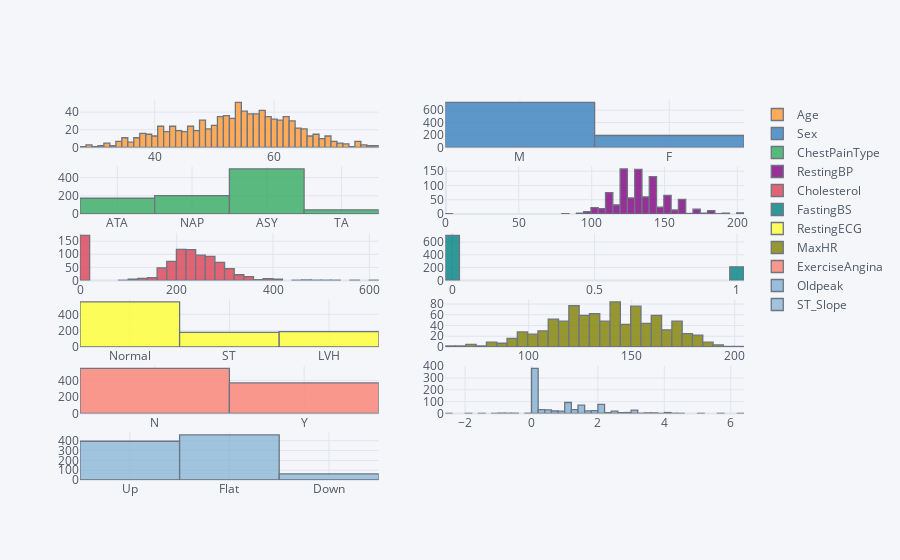

Notebook cell for this chart:
### Code cell
numerical_features.iplot(kind='histogram', subplots=True,bins=50)

### Figure 1 — Plotly figure (JSON) as saved in the notebook; plotly's stock layout.template omitted (floating-point values rounded to 4 significant figures; data arrays with more than 128 entries replaced by an {"elided": "..."} marker saying what was removed)
{"data": [{"histfunc": "count", "histnorm": "", "marker": {"color": "rgba(255, 153, 51, 1.0)", "line": {"color": "#4D5663", "width": 1.3}}, "name": "Age", "nbinsx": 50, "opacity": 0.8, "orientation": "v", "type": "histogram", "x": {"elided": "918 int values"}, "xaxis": "x", "yaxis": "y"}, {"histfunc": "count", "histnorm": "", "marker": {"color": "rgba(55, 128, 191, 1.0)", "line": {"color": "#4D5663", "width": 1.3}}, "name": "Sex", "nbinsx": 50, "opacity": 0.8, "orientation": "v", "type": "histogram", "x": {"elided": "918 str values"}, "xaxis": "x2", "yaxis": "y2"}, {"histfunc": "count", "histnorm": "", "marker": {"color": "rgba(50, 171, 96, 1.0)", "line": {"color": "#4D5663", "width": 1.3}}, "name": "ChestPainType", "nbinsx": 50, "opacity": 0.8, "orientation": "v", "type": "histogram", "x": {"elided": "918 str values"}, "xaxis": "x3", "yaxis": "y3"}, {"histfunc": "count", "histnorm": "", "marker": {"color": "rgba(128, 0, 128, 1.0)", "line": {"color": "#4D5663", "width": 1.3}}, "name": "RestingBP", "nbinsx": 50, "opacity": 0.8, "orientation": "v", "type": "histogram", "x": {"elided": "918 int values"}, "xaxis": "x4", "yaxis": "y4"}, {"histfunc": "count", "histnorm": "", "marker": {"color": "rgba(219, 64, 82, 1.0)", "line": {"color": "#4D5663", "width": 1.3}}, "name": "Cholesterol", "nbinsx": 50, "opacity": 0.8, "orientation": "v", "type": "histogram", "x": {"elided": "918 int values"}, "xaxis": "x5", "yaxis": "y5"}, {"histfunc": "count", "histnorm": "", "marker": {"color": "rgba(0, 128, 128, 1.0)", "line": {"color": "#4D5663", "width": 1.3}}, "name": "FastingBS", "nbinsx": 50, "opacity": 0.8, "orientation": "v", "type": "histogram", "x": {"elided": "918 int values"}, "xaxis": "x6", "yaxis": "y6"}, {"histfunc": "count", "histnorm": "", "marker": {"color": "rgba(255, 255, 51, 1.0)", "line": {"color": "#4D5663", "width": 1.3}}, "name": "RestingECG", "nbinsx": 50, "opacity": 0.8, "orientation": "v", "type": "histogram", "x": {"elided": "918 str values"}, "xaxis": "x7", "yaxis": "y7"}, {"histfunc": "count", "histnorm": "", "marker": {"color": "rgba(128, 128, 0, 1.0)", "line": {"color": "#4D5663", "width": 1.3}}, "name": "MaxHR", "nbinsx": 50, "opacity": 0.8, "orientation": "v", "type": "histogram", "x": {"elided": "918 int values"}, "xaxis": "x8", "yaxis": "y8"}, {"histfunc": "count", "histnorm": "", "marker": {"color": "rgba(251, 128, 114, 1.0)", "line": {"color": "#4D5663", "width": 1.3}}, "name": "ExerciseAngina", "nbinsx": 50, "opacity": 0.8, "orientation": "v", "type": "histogram", "x": {"elided": "918 str values"}, "xaxis": "x9", "yaxis": "y9"}, {"histfunc": "count", "histnorm": "", "marker": {"color": "rgba(128, 177, 211, 1.0)", "line": {"color": "#4D5663", "width": 1.3}}, "name": "Oldpeak", "nbinsx": 50, "opacity": 0.8, "orientation": "v", "type": "histogram", "x": {"elided": "918 float values"}, "xaxis": "x10", "yaxis": "y10"}, {"histfunc": "count", "histnorm": "", "marker": {"color": "rgba(128, 177, 211, 0.8999999999999999)", "line": {"color": "#4D5663", "width": 1.3}}, "name": "ST_Slope", "nbinsx": 50, "opacity": 0.8, "orientation": "v", "type": "histogram", "x": {"elided": "918 str values"}, "xaxis": "x11", "yaxis": "y11"}], "layout": {"barmode": "overlay", "legend": {"bgcolor": "#F5F6F9", "font": {"color": "#4D5663"}}, "paper_bgcolor": "#F5F6F9", "plot_bgcolor": "#F5F6F9", "title": {"font": {"color": "#4D5663"}}, "xaxis": {"anchor": "y", "domain": [0, 0.45], "gridcolor": "#E1E5ED", "showgrid": true, "tickfont": {"color": "#4D5663"}, "title": {"font": {"color": "#4D5663"}, "text": ""}, "zerolinecolor": "#E1E5ED"}, "xaxis10": {"anchor": "y10", "domain": [0.55, 1], "gridcolor": "#E1E5ED", "showgrid": true, "tickfont": {"color": "#4D5663"}, "title": {"font": {"color": "#4D5663"}, "text": ""}, "zerolinecolor": "#E1E5ED"}, "xaxis11": {"anchor": "y11", "domain": [0, 0.45], "gridcolor": "#E1E5ED", "showgrid": true, "tickfont": {"color": "#4D5663"}, "title": {"font": {"color": "#4D5663"}, "text": ""}, "zerolinecolor": "#E1E5ED"}, "xaxis12": {"anchor": "y12", "domain": [0.55, 1], "gridcolor": "#E1E5ED", "showgrid": true, "tickfont": {"color": "#4D5663"}, "title": {"font": {"color": "#4D5663"}, "text": ""}, "zerolinecolor": "#E1E5ED"}, "xaxis2": {"anchor": "y2", "domain": [0.55, 1], "gridcolor": "#E1E5ED", "showgrid": true, "tickfont": {"color": "#4D5663"}, "title": {"font": {"color": "#4D5663"}, "text": ""}, "zerolinecolor": "#E1E5ED"}, "xaxis3": {"anchor": "y3", "domain": [0, 0.45], "gridcolor": "#E1E5ED", "showgrid": true, "tickfont": {"color": "#4D5663"}, "title": {"font": {"color": "#4D5663"}, "text": ""}, "zerolinecolor": "#E1E5ED"}, "xaxis4": {"anchor": "y4", "domain": [0.55, 1], "gridcolor": "#E1E5ED", "showgrid": true, "tickfont": {"color": "#4D5663"}, "title": {"font": {"color": "#4D5663"}, "text": ""}, "zerolinecolor": "#E1E5ED"}, "xaxis5": {"anchor": "y5", "domain": [0, 0.45], "gridcolor": "#E1E5ED", "showgrid": true, "tickfont": {"color": "#4D5663"}, "title": {"font": {"color": "#4D5663"}, "text": ""}, "zerolinecolor": "#E1E5ED"}, "xaxis6": {"anchor": "y6", "domain": [0.55, 1], "gridcolor": "#E1E5ED", "showgrid": true, "tickfont": {"color": "#4D5663"}, "title": {"font": {"color": "#4D5663"}, "text": ""}, "zerolinecolor": "#E1E5ED"}, "xaxis7": {"anchor": "y7", "domain": [0, 0.45], "gridcolor": "#E1E5ED", "showgrid": true, "tickfont": {"color": "#4D5663"}, "title": {"font": {"color": "#4D5663"}, "text": ""}, "zerolinecolor": "#E1E5ED"}, "xaxis8": {"anchor": "y8", "domain": [0.55, 1], "gridcolor": "#E1E5ED", "showgrid": true, "tickfont": {"color": "#4D5663"}, "title": {"font": {"color": "#4D5663"}, "text": ""}, "zerolinecolor": "#E1E5ED"}, "xaxis9": {"anchor": "y9", "domain": [0, 0.45], "gridcolor": "#E1E5ED", "showgrid": true, "tickfont": {"color": "#4D5663"}, "title": {"font": {"color": "#4D5663"}, "text": ""}, "zerolinecolor": "#E1E5ED"}, "yaxis": {"anchor": "x", "domain": [0.875, 1], "gridcolor": "#E1E5ED", "showgrid": true, "tickfont": {"color": "#4D5663"}, "title": {"font": {"color": "#4D5663"}, "text": ""}, "zerolinecolor": "#E1E5ED"}, "yaxis10": {"anchor": "x10", "domain": [0.175, 0.3], "gridcolor": "#E1E5ED", "showgrid": true, "tickfont": {"color": "#4D5663"}, "title": {"font": {"color": "#4D5663"}, "text": ""}, "zerolinecolor": "#E1E5ED"}, "yaxis11": {"anchor": "x11", "domain": [0, 0.125], "gridcolor": "#E1E5ED", "showgrid": true, "tickfont": {"color": "#4D5663"}, "title": {"font": {"color": "#4D5663"}, "text": ""}, "zerolinecolor": "#E1E5ED"}, "yaxis12": {"anchor": "x12", "domain": [0, 0.125], "gridcolor": "#E1E5ED", "showgrid": true, "tickfont": {"color": "#4D5663"}, "title": {"font": {"color": "#4D5663"}, "text": ""}, "zerolinecolor": "#E1E5ED"}, "yaxis2": {"anchor": "x2", "domain": [0.875, 1], "gridcolor": "#E1E5ED", "showgrid": true, "tickfont": {"color": "#4D5663"}, "title": {"font": {"color": "#4D5663"}, "text": ""}, "zerolinecolor": "#E1E5ED"}, "yaxis3": {"anchor": "x3", "domain": [0.7, 0.825], "gridcolor": "#E1E5ED", "showgrid": true, "tickfont": {"color": "#4D5663"}, "title": {"font": {"color": "#4D5663"}, "text": ""}, "zerolinecolor": "#E1E5ED"}, "yaxis4": {"anchor": "x4", "domain": [0.7, 0.825], "gridcolor": "#E1E5ED", "showgrid": true, "tickfont": {"color": "#4D5663"}, "title": {"font": {"color": "#4D5663"}, "text": ""}, "zerolinecolor": "#E1E5ED"}, "yaxis5": {"anchor": "x5", "domain": [0.525, 0.65], "gridcolor": "#E1E5ED", "showgrid": true, "tickfont": {"color": "#4D5663"}, "title": {"font": {"color": "#4D5663"}, "text": ""}, "zerolinecolor": "#E1E5ED"}, "yaxis6": {"anchor": "x6", "domain": [0.525, 0.65], "gridcolor": "#E1E5ED", "showgrid": true, "tickfont": {"color": "#4D5663"}, "title": {"font": {"color": "#4D5663"}, "text": ""}, "zerolinecolor": "#E1E5ED"}, "yaxis7": {"anchor": "x7", "domain": [0.35, 0.475], "gridcolor": "#E1E5ED", "showgrid": true, "tickfont": {"color": "#4D5663"}, "title": {"font": {"color": "#4D5663"}, "text": ""}, "zerolinecolor": "#E1E5ED"}, "yaxis8": {"anchor": "x8", "domain": [0.35, 0.475], "gridcolor": "#E1E5ED", "showgrid": true, "tickfont": {"color": "#4D5663"}, "title": {"font": {"color": "#4D5663"}, "text": ""}, "zerolinecolor": "#E1E5ED"}, "yaxis9": {"anchor": "x9", "domain": [0.175, 0.3], "gridcolor": "#E1E5ED", "showgrid": true, "tickfont": {"color": "#4D5663"}, "title": {"font": {"color": "#4D5663"}, "text": ""}, "zerolinecolor": "#E1E5ED"}}}
